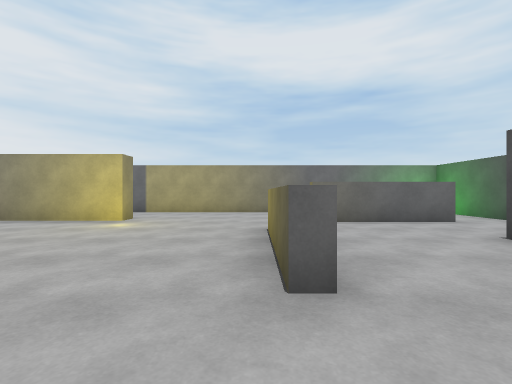
View 1 (above)

14 first-person views from a walk through a Unity game level. The camera is 1.2 m above the floor, looks level and sees 85° across. The floor is counted in squares, 2 m on a side. Each view is taken from the middle of a square. On the plan, view 1 faces up. The plan holds only what a view shows up to about 9 squares ahead; the rest is blank. The player is left out.

View 2
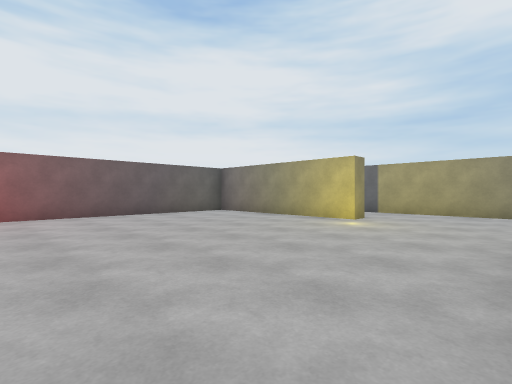

View 3
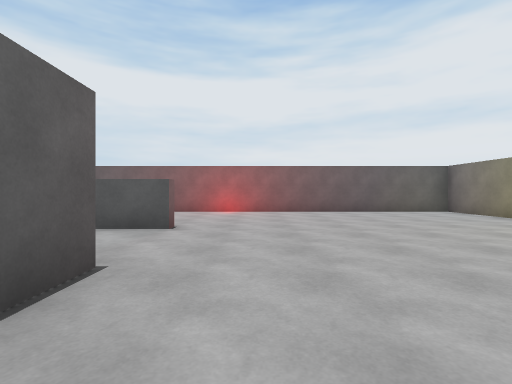

View 4
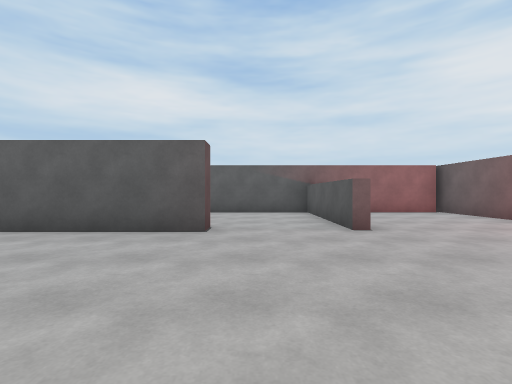

View 5
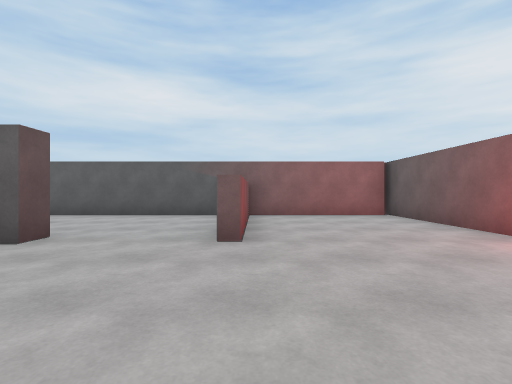

View 6
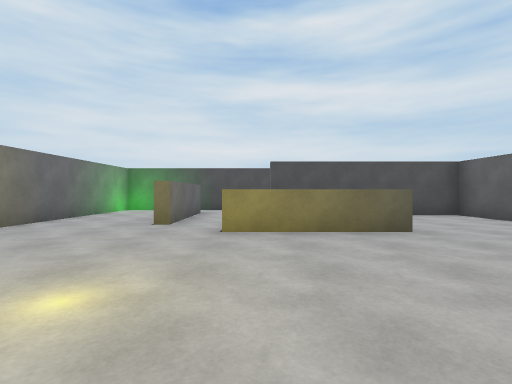

View 7
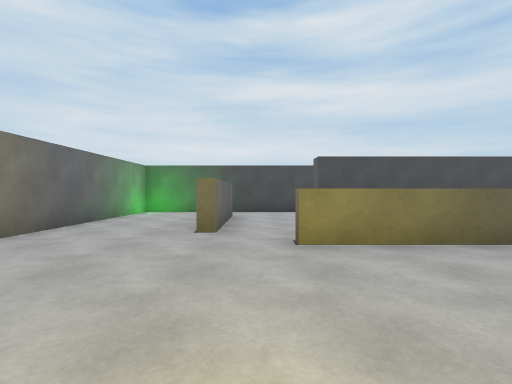

View 8
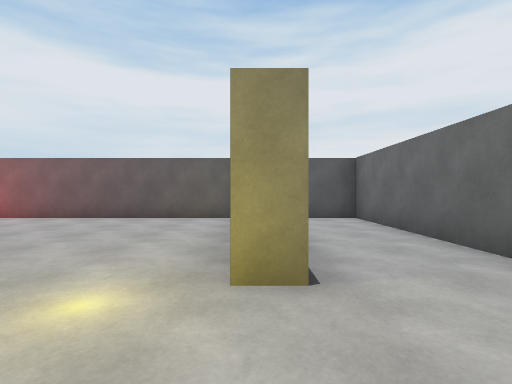

View 9
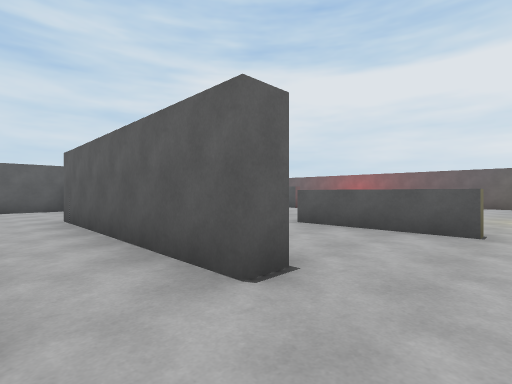

View 10
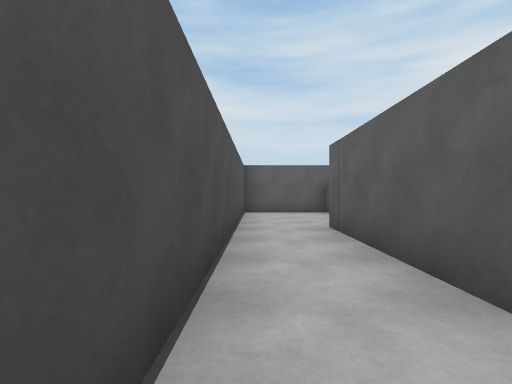

View 11
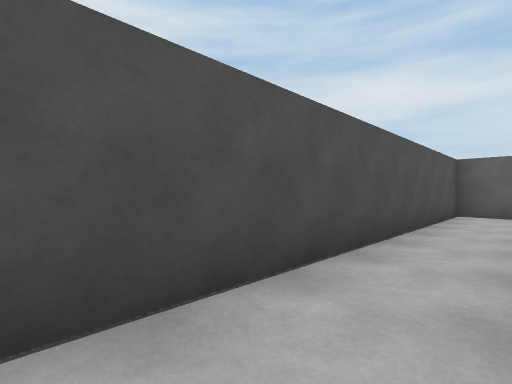

View 12
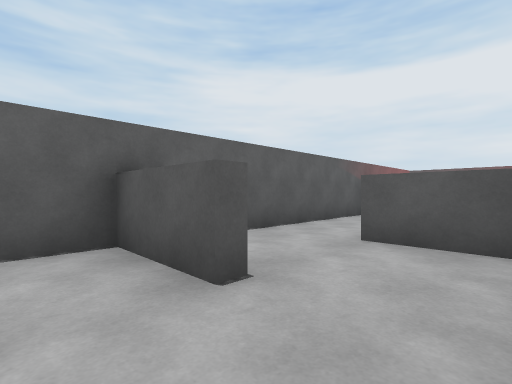

View 13
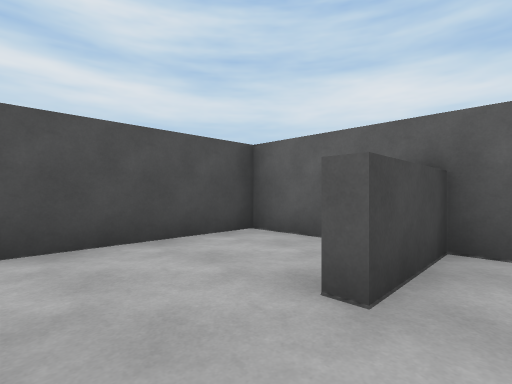

View 14
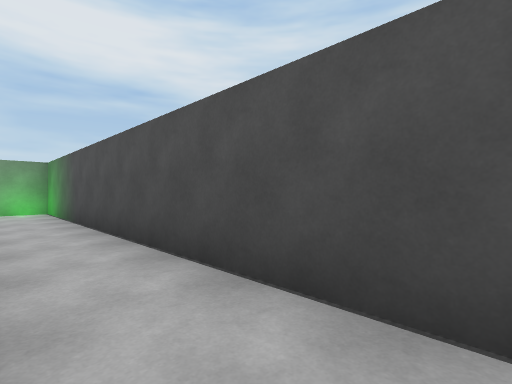

### Floor plan
Ten units are one square. View 1 is at (0, 0); x grows to the right and y downward. Boxes are objects, and circles mark ways between rooms. Rooms are numbered by the first view taken in them; rooms with no view inside come last. Other rooms are left out.
<svg viewBox="-80 -88 139 149">
<path fill="none" stroke="#000" d="M2 -16 2 -46M-35 14 -35 53 5 53M-12 19 -12 13 32 13 32 -36M-28 -64 -28 -58 -75 -58 -75 56M6 -46 6 -16M25 -56 11 -56M-38 49 -38 15M14 -83 -75 -83 -75 -71M-74 53 -38 53M32 -36 37 -36 37 17M26 35 29 35 29 54M29 53 54 53 54 -56M40 -56 25 -56M6 21 6 36M5 53 29 53M26 54 26 35M54 -56 54 -83 14 -83"/>
<circle cx="30" cy="-45" r="3" fill="#2a7"/>
<circle cx="0" cy="45" r="3" fill="#2a7"/>
<circle cx="25" cy="-75" r="3" fill="#2a7"/>
<circle cx="30" cy="25" r="3" fill="#2a7"/>
<circle cx="45" cy="-60" r="3" fill="#2a7"/>
<text x="-30" y="-20">1</text>
<text x="40" y="0">2</text>
<text x="10" y="30">3</text>
<text x="40" y="-70">4</text>
</svg>
Room 1 opens to room 2. Room 1 opens to room 3. Room 1 opens to room 4. Room 2 opens to room 3. Room 2 opens to room 4.

Where each view was taken, in squares from view 1:
view 1: 0 up, 0 right, facing up
view 2: 0 up, 0 right, facing up-left
view 3: 0 up, 1 right, facing left
view 4: 3 up, 2 left, facing down
view 5: 2 up, 4 left, facing down
view 6: 4 up, 4 left, facing right
view 7: 5 up, 3 left, facing right
view 8: 6 up, 1 left, facing left
view 9: 5 up, 5 right, facing down-left
view 10: 3 up, 5 right, facing down
view 11: 3 up, 4 right, facing down-right
view 12: 2 down, 4 right, facing down-left
view 13: 2 down, 2 right, facing down-right
view 14: 1 down, 4 right, facing up-right
